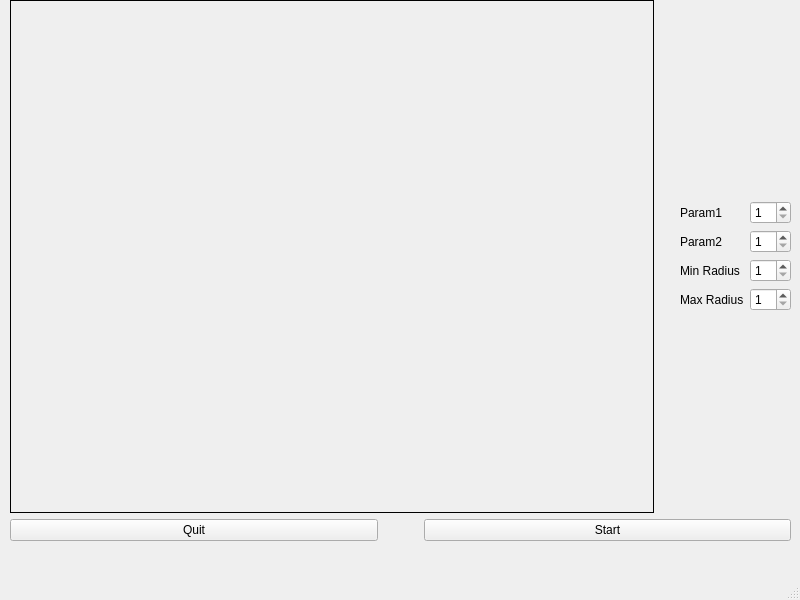
<?xml version="1.0" encoding="UTF-8"?>
<ui version="4.0">
 <class>MainWindow</class>
 <widget class="QMainWindow" name="MainWindow">
  <property name="windowModality">
   <enum>Qt::ApplicationModal</enum>
  </property>
  <property name="geometry">
   <rect>
    <x>0</x>
    <y>0</y>
    <width>800</width>
    <height>600</height>
   </rect>
  </property>
  <property name="sizePolicy">
   <sizepolicy hsizetype="Fixed" vsizetype="Fixed">
    <horstretch>0</horstretch>
    <verstretch>0</verstretch>
   </sizepolicy>
  </property>
  <property name="minimumSize">
   <size>
    <width>800</width>
    <height>600</height>
   </size>
  </property>
  <property name="maximumSize">
   <size>
    <width>800</width>
    <height>600</height>
   </size>
  </property>
  <property name="windowTitle">
   <string>MainWindow</string>
  </property>
  <widget class="QWidget" name="centralwidget">
   <widget class="QWidget" name="">
    <property name="geometry">
     <rect>
      <x>10</x>
      <y>0</y>
      <width>781</width>
      <height>541</height>
     </rect>
    </property>
    <layout class="QVBoxLayout" name="verticalLayout">
     <property name="sizeConstraint">
      <enum>QLayout::SetMaximumSize</enum>
     </property>
     <item>
      <layout class="QHBoxLayout" name="horizontalLayout">
       <item>
        <widget class="QSplitter" name="splitter_3">
         <property name="orientation">
          <enum>Qt::Horizontal</enum>
         </property>
         <widget class="QWidget" name="gridLayoutWidget_2">
          <layout class="QGridLayout" name="gridLayout_2">
           <item row="0" column="0">
            <widget class="QSplitter" name="splitter">
             <property name="orientation">
              <enum>Qt::Horizontal</enum>
             </property>
             <widget class="QLabel" name="videoLabel">
              <property name="frameShape">
               <enum>QFrame::Box</enum>
              </property>
              <property name="text">
               <string/>
              </property>
             </widget>
            </widget>
           </item>
          </layout>
         </widget>
        </widget>
       </item>
       <item>
        <spacer name="verticalSpacer">
         <property name="orientation">
          <enum>Qt::Vertical</enum>
         </property>
         <property name="sizeHint" stdset="0">
          <size>
           <width>20</width>
           <height>40</height>
          </size>
         </property>
        </spacer>
       </item>
       <item>
        <widget class="QSplitter" name="splitter_2">
         <property name="orientation">
          <enum>Qt::Horizontal</enum>
         </property>
         <widget class="QWidget" name="gridLayoutWidget">
          <layout class="QGridLayout" name="gridLayout">
           <property name="sizeConstraint">
            <enum>QLayout::SetFixedSize</enum>
           </property>
           <item row="1" column="0">
            <widget class="QLabel" name="label_5">
             <property name="text">
              <string>Param2</string>
             </property>
            </widget>
           </item>
           <item row="3" column="0">
            <widget class="QLabel" name="label_4">
             <property name="text">
              <string>Max Radius</string>
             </property>
            </widget>
           </item>
           <item row="0" column="0">
            <widget class="QLabel" name="label_3">
             <property name="text">
              <string>Param1</string>
             </property>
            </widget>
           </item>
           <item row="2" column="0">
            <widget class="QLabel" name="label_2">
             <property name="text">
              <string>Min Radius</string>
             </property>
            </widget>
           </item>
           <item row="0" column="1">
            <widget class="QSpinBox" name="param1Spin">
             <property name="minimum">
              <number>1</number>
             </property>
            </widget>
           </item>
           <item row="1" column="1">
            <widget class="QSpinBox" name="param2Spin">
             <property name="minimum">
              <number>1</number>
             </property>
            </widget>
           </item>
           <item row="2" column="1">
            <widget class="QSpinBox" name="minRadiusSpin">
             <property name="minimum">
              <number>1</number>
             </property>
            </widget>
           </item>
           <item row="3" column="1">
            <widget class="QSpinBox" name="maxRadiusSpin">
             <property name="minimum">
              <number>1</number>
             </property>
            </widget>
           </item>
          </layout>
         </widget>
        </widget>
       </item>
      </layout>
     </item>
     <item>
      <layout class="QGridLayout" name="gridLayout_3">
       <item row="0" column="2">
        <widget class="QPushButton" name="startButton">
         <property name="text">
          <string>Start</string>
         </property>
        </widget>
       </item>
       <item row="0" column="1">
        <spacer name="horizontalSpacer_2">
         <property name="orientation">
          <enum>Qt::Horizontal</enum>
         </property>
         <property name="sizeType">
          <enum>QSizePolicy::Preferred</enum>
         </property>
         <property name="sizeHint" stdset="0">
          <size>
           <width>40</width>
           <height>20</height>
          </size>
         </property>
        </spacer>
       </item>
       <item row="0" column="0">
        <widget class="QPushButton" name="closeButton">
         <property name="text">
          <string>Quit</string>
         </property>
        </widget>
       </item>
      </layout>
     </item>
    </layout>
   </widget>
   <zorder>videoLabel</zorder>
   <zorder>horizontalSpacer</zorder>
   <zorder>gridLayoutWidget</zorder>
   <zorder>horizontalSpacer_2</zorder>
   <zorder>gridLayoutWidget_2</zorder>
   <zorder>horizontalSpacer</zorder>
   <zorder>splitter</zorder>
  </widget>
  <widget class="QMenuBar" name="menubar">
   <property name="geometry">
    <rect>
     <x>0</x>
     <y>0</y>
     <width>800</width>
     <height>22</height>
    </rect>
   </property>
  </widget>
  <widget class="QStatusBar" name="statusbar"/>
 </widget>
 <resources/>
 <connections>
  <connection>
   <sender>closeButton</sender>
   <signal>clicked()</signal>
   <receiver>MainWindow</receiver>
   <slot>close()</slot>
   <hints>
    <hint type="sourcelabel">
     <x>139</x>
     <y>545</y>
    </hint>
    <hint type="destinationlabel">
     <x>399</x>
     <y>299</y>
    </hint>
   </hints>
  </connection>
 </connections>
</ui>
